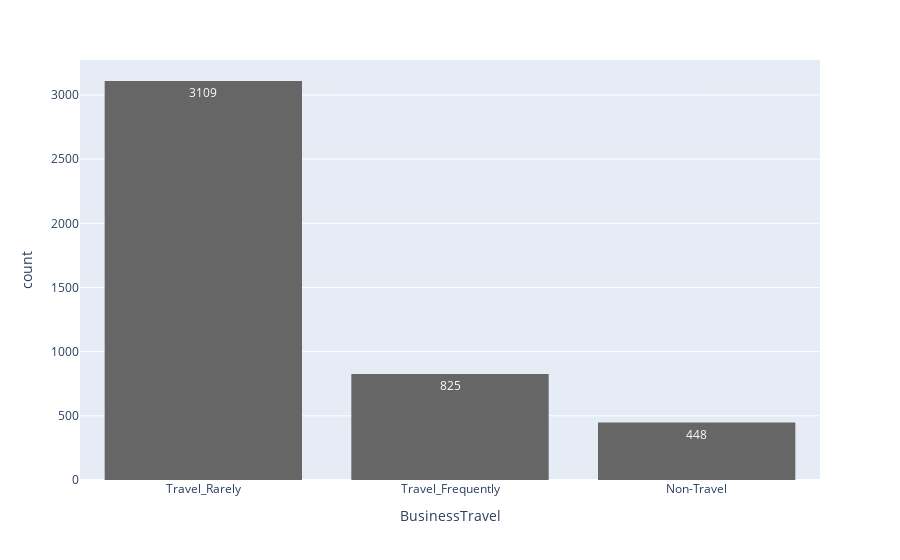

The notebook cell this image was saved under:
### Code cell
fig = px.histogram(df, x="BusinessTravel", barmode="group", text_auto=True, color_discrete_sequence=px.colors.qualitative.Prism_r, nbins=5)
fig.update_layout(xaxis_title="BusinessTravel")
fig.update_layout(yaxis_title="count")
fig.show()

### Figure 1 — Plotly figure (JSON) as saved in the notebook; plotly's stock layout.template omitted (floating-point values rounded to 4 significant figures; data arrays with more than 128 entries replaced by an {"elided": "..."} marker saying what was removed)
{"data": [{"alignmentgroup": "True", "bingroup": "x", "hovertemplate": "BusinessTravel=%{x}<br>count=%{y}<extra></extra>", "legendgroup": "", "marker": {"color": "rgb(102, 102, 102)", "pattern": {"shape": ""}}, "name": "", "nbinsx": 5, "offsetgroup": "", "orientation": "v", "showlegend": false, "texttemplate": "%{value}", "type": "histogram", "x": {"elided": "4382 str values"}, "xaxis": "x", "yaxis": "y"}], "layout": {"barmode": "group", "legend": {"tracegroupgap": 0}, "margin": {"t": 60}, "xaxis": {"anchor": "y", "domain": [0, 1], "title": {"text": "BusinessTravel"}}, "yaxis": {"anchor": "x", "domain": [0, 1], "title": {"text": "count"}}}}
